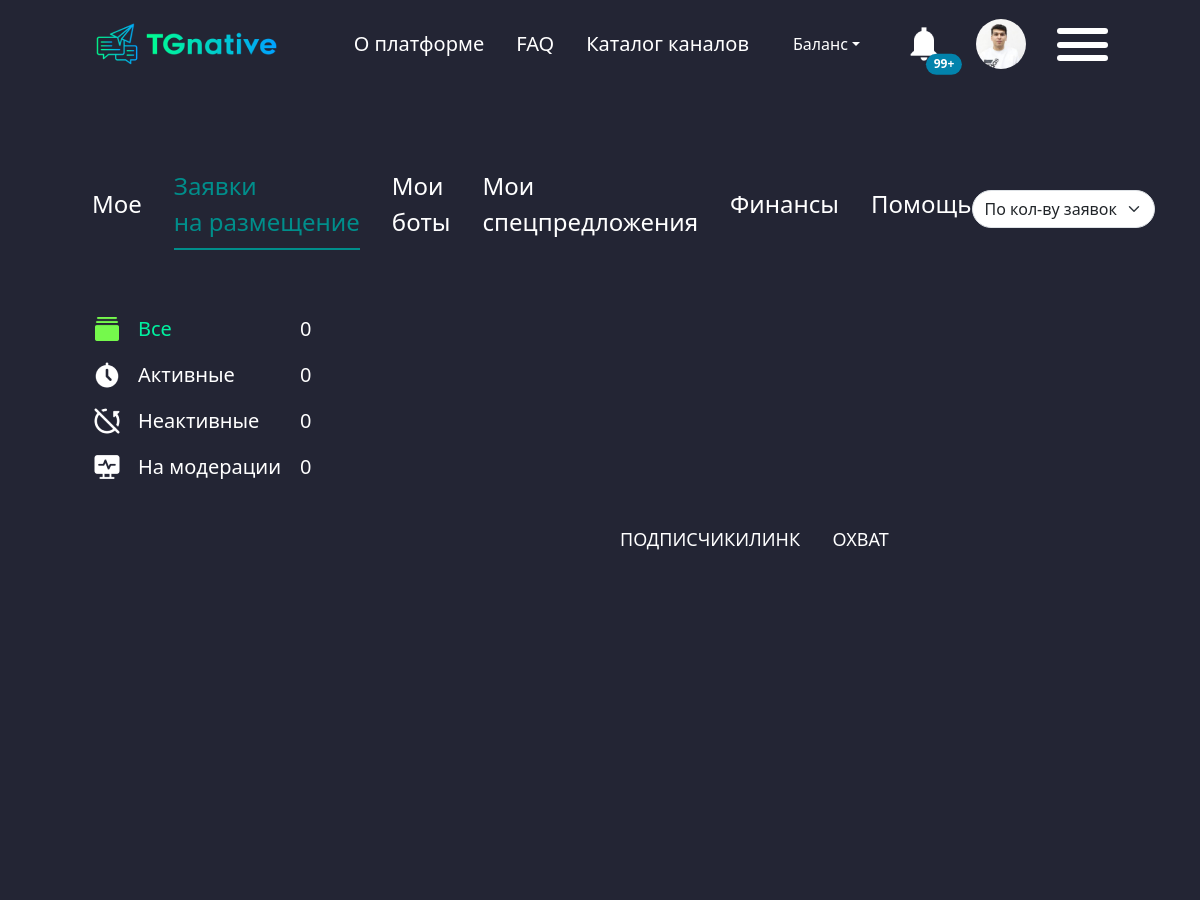
The app's page /zayavki/ (signed in, upper part), older data.
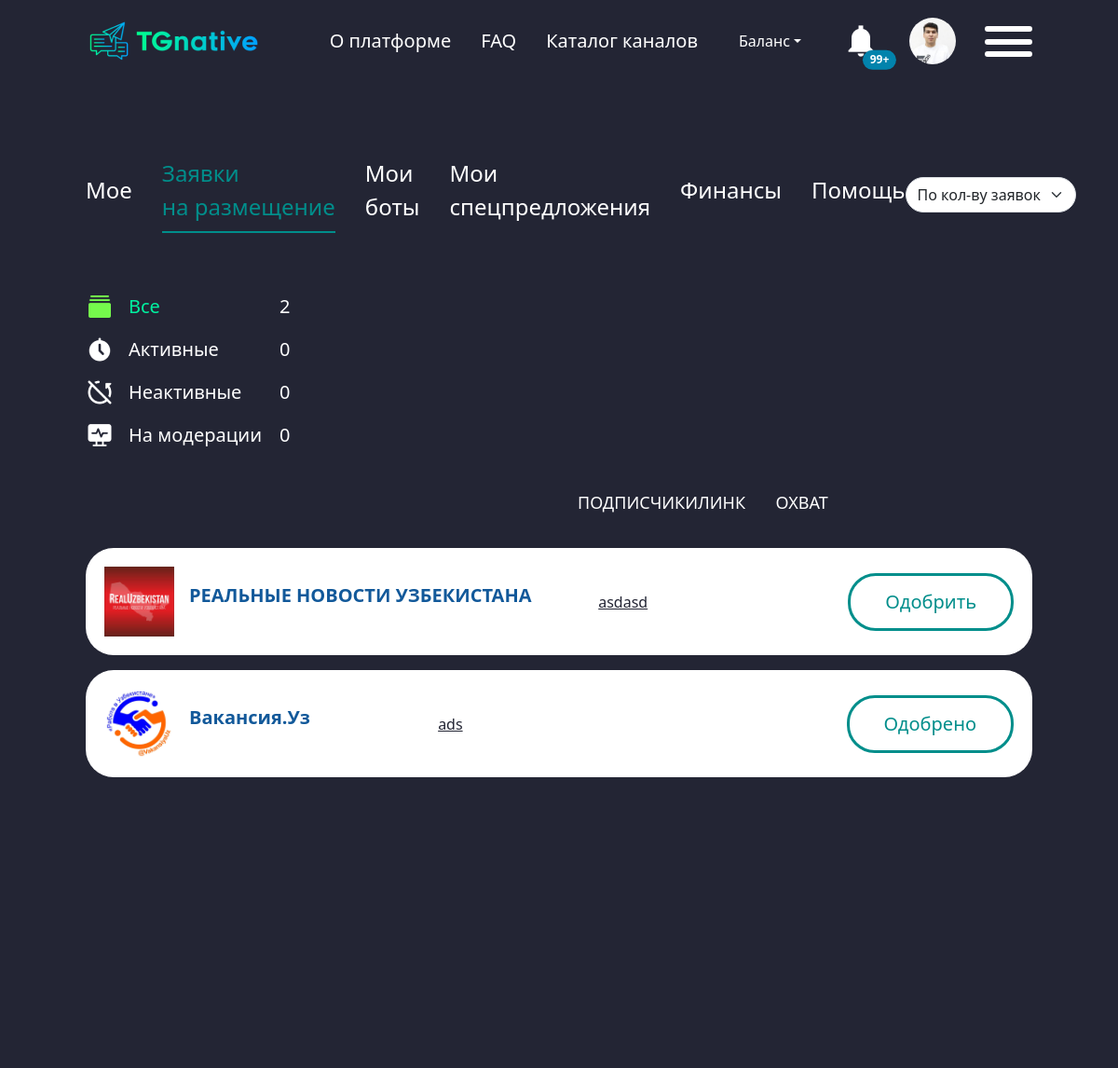
The same page, newer data.
### accounts/models.py (models this page shows, shortened)
class Add_Reklama(models.Model):
    from API.models import Chanel
    class Status(models.TextChoices):
        DRAFT = 'WT', 'Waiting'
        PUBLISHED = "DN", "Done"
    chanel=models.ForeignKey(Chanel,on_delete=models.CASCADE)
    format=models.ForeignKey(Cost_Format,on_delete=models.CASCADE)
    user_order=models.ForeignKey(Profile_advertiser,on_delete=models.CASCADE,null=True)
    text_ads=models.TextField(null=True)
    media=models.ImageField(null=True,blank=True)
    name_ads = models.CharField(max_length=150,null=True)
    comment=models.TextField(null=True)
    order_data=models.DateTimeField(null=True)
    status = models.CharField(max_length=2, choices=Status.choices,
                              default=Status.DRAFT)

### API/models.py (models this page shows, shortened)
class Chanel(models.Model):
    chanel_link=models.CharField(max_length=150)
    name=models.CharField(max_length=150,verbose_name="Называние канала")
    pictures=models.ImageField(verbose_name='Лого')
    subscribers=models.IntegerField()
    views=models.IntegerField()
    created_at=models.DateTimeField(auto_now_add=True)
    add_chanel =models.ForeignKey(Add_chanel, on_delete=models.CASCADE)
    username=models.CharField(max_length=150)
    class Meta:
        verbose_name="Канал"
        verbose_name_plural="Канал"
        ordering=['-subscribers']

### accounts/views.py (the view)
# urls.py: path('zayavki/',views.Zayavka_Page.as_view(),name='zayavka'),
class Zayavka_Page(LoginRequiredMixin,TemplateView):
    template_name = 'zayavki.html'
    def get_context_data(self, *, object_list=None, **kwargs):
        context = super().get_context_data(**kwargs)
        try:
            chanel_instances = Chanel.objects.filter(username=self.request.user)
            context['order'] = Add_Reklama.objects.filter(chanel__in=chanel_instances)
            context['count'] = Add_Reklama.objects.filter(chanel__in=chanel_instances).count()
        except Chanel.DoesNotExist:
           pass
        return context
    def dispatch(self, request, *args, **kwargs):
        if not Profile.objects.filter(username=request.user).exists():
            logout(request)
            return redirect('login')
        return super().dispatch(request, *args, **kwargs)

### accounts/templates/zayavki.html (shortened to what this page needs)
{% extends 'base.html' %}
{% load static %}
{% block header %}
<body class="page__body">
<div class="cabinet-container">
{% endblock %}
    {% block content %}
    <main class="main"><div class="cabinet"><div class="container-fluid"><div class="cabinet__header"><div class="cabinet__tabs"><a href="{% url 'logging' %}" >Мое</a> <a href="" class="active">Заявки на размещение</a> <a href="">Мои боты</a> <a href="">Мои спецпредложения</a> <a href="">Финансы</a> <a href="">Помощь</a></div><select class="form-select" aria-label="Default select example"><option selected="selected">По кол-ву заявок</option><option value="1">One</option><option value="2">Two</option><option value="3">Three</option></select></div><div class="cabinet__row"><div class="cabinet__list"><div class="d-flex align-items-center mb-3 gap-5"><p class="cabinet__list-title d-flex align-items-center gap-3" style="color: #00F1A0; width: 10rem"><img src="{% static 'img/Albums.png' %}" alt="">
        Все</p><p class="cabinet__list-title">{{count}}</p></div><div class="d-flex align-items-center mb-3 gap-5"><p class="cabinet__list-title d-flex align-items-center gap-3" style="width: 10rem"><img src="{% static 'img/Wall Clock.png' %}" alt="">
        Активные</p><p class="cabinet__list-title">0</p></div><div class="d-flex align-items-center mb-3 gap-5"><p class="cabinet__list-title d-flex align-items-center gap-3" style="width: 10rem"><img src="{% static 'img/No Rotation.png' %}" alt="">
        Неактивные</p><p class="cabinet__list-title">0</p></div><div class="d-flex align-items-center gap-5"><p class="cabinet__list-title d-flex align-items-center gap-3" style="width: 10rem"><img src="{% static 'img/System Task.png' %}" alt="">
        На модерации</p><p class="cabinet__list-title">0</p></div></div>
    </div>
                <div class="cabinet__boxes"><div class="cabinet__boxes-info d-flex"><p style="width: 25rem">ПОДПИСЧИКИ</p><p>ЛИНК</p><p>ОХВАТ</p></div>
                    <div class="cabinet__boxes-cards">
                        {% for item in order %}
                        <div class="box"><div class="d-flex align-items-center gap-3"><div><img src="/{{item.chanel.pictures}}" width="75px" height="75px" alt=""></div><div><p class="box__title">
                            {{item.chanel.name}}</p></div></div><p class="desc">{{item.comment}}</p>
                            {% if item.status == "WT" %}
                            <a href="{% url 'update' item.pk %}"><button class="btn-reset">Одобрить</button></a>
                            {% else %}
                            <a href="{% url 'update' item.pk %}"><button class="btn-reset">Одобрено</button></a>
                            {% endif %}
                        </div>
                        {% endfor %}
    </div></div>
    </main></div>
    {% endblock %}

Row changes from the older to the newer data that the page shows:
added Add_Reklama: chanel.pictures (picture), chanel.name "РЕАЛЬНЫЕ НОВОСТИ УЗБЕКИСТАНА", comment "asdasd", status "Одобрить"
added Add_Reklama: chanel.pictures (picture), chanel.name "Вакансия.Уз", comment "ads", status "Одобрено"
Text that changed along with them:
{{ count }}: "0" → "2"
